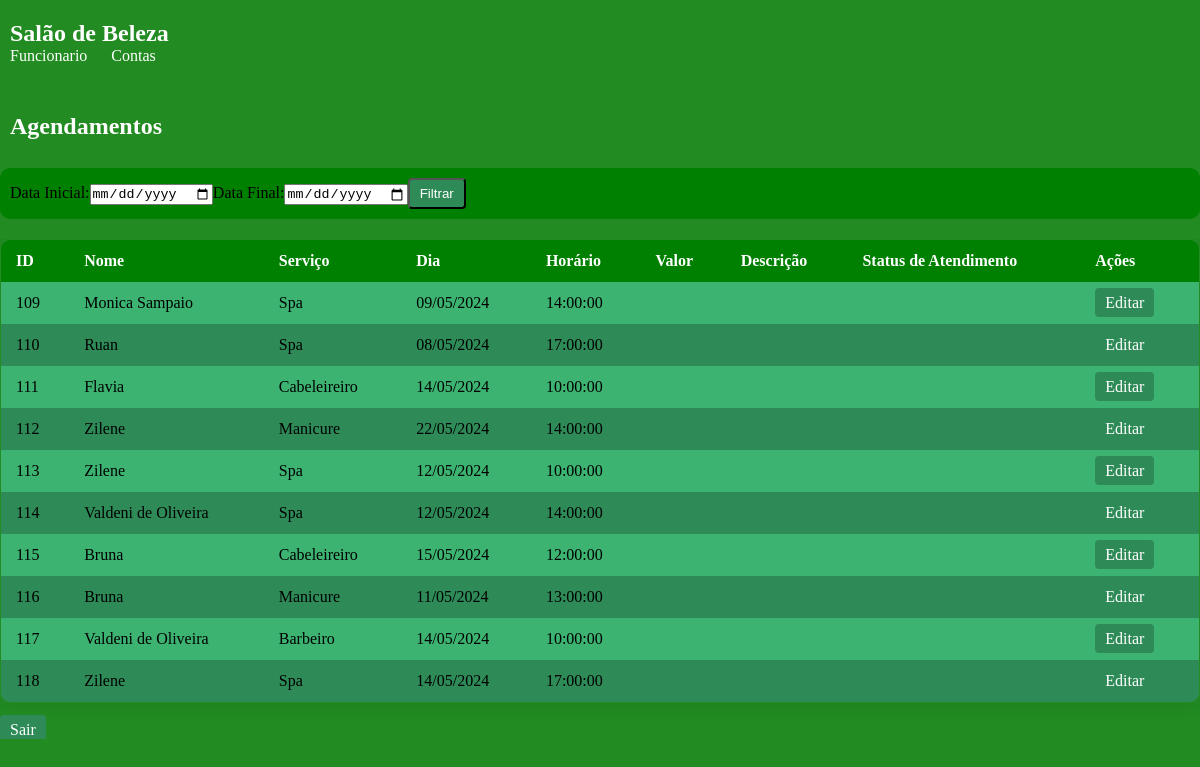
Page /most_fun.php on the earlier database version.
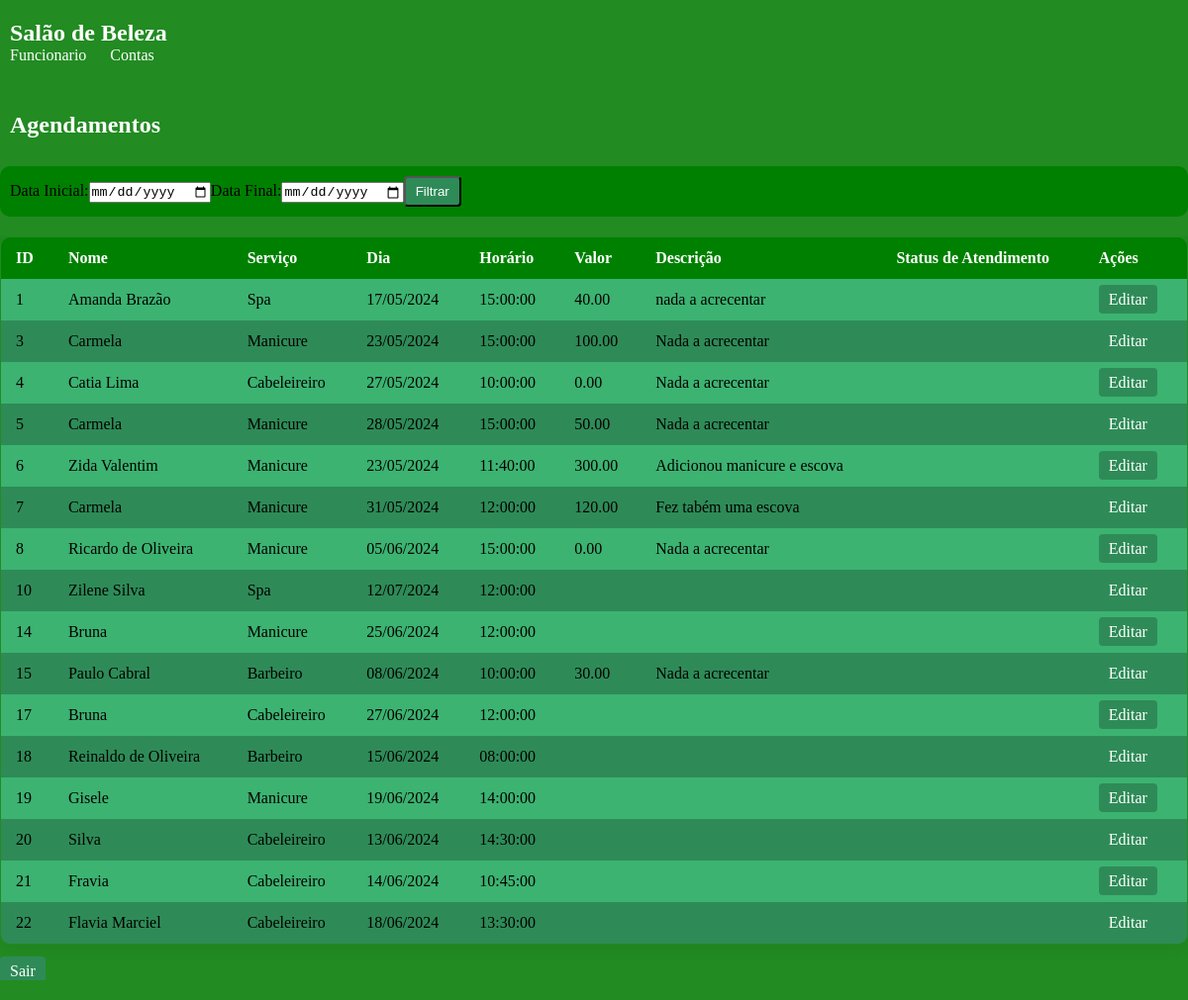
Same page on the later database version.
### tables this page shows
CREATE TABLE `cliente` (
  `id` int(11) NOT NULL,
  `Nome` varchar(255) NOT NULL,
  `Telefone` varchar(15) NOT NULL,
  `Email` varchar(255) NOT NULL,
  `Servico` enum('Barbeiro','Cabeleireiro','Manicure','Spa') NOT NULL,
  `Dia` date NOT NULL,
  `Horario` time NOT NULL,
  `Senha` varchar(255) NOT NULL,
  `Valor` decimal(10,2) DEFAULT NULL,
  `Descricao` text DEFAULT NULL,
  `Status_Atendimento` enum('Cliente Ausente','Atendido') DEFAULT NULL
);

### most_fun.php (the view, shortened to what this page needs)
<!DOCTYPE html>
<html lang="pt-br">
<head>
</head>
<body>
<header>
        <div class="cabeçario">
            <h1>Salão de Beleza</h1>
            <nav>
                <ul>
                    <li><a href="login_fun.php">Funcionario</a></li>
                    <li><a href="funcionarios.php">Contas</a></li>
                </ul>
            </nav>
        </div>
    </header>
    <br>
</body>
</html>
<?php
include_once('config.php');
$query = "SELECT * FROM cliente";
$result = mysqli_query($conexao, $query);
if(mysqli_num_rows($result) > 0) {
    echo "<h2 style='background-color: #228B22; padding: 10px; color: #fff;'>Agendamentos</h2><br>";
    echo "<form action='".$_SERVER['PHP_SELF']."' method='post' class='filter-form'>";
    echo "<label for='data_inicio'>Data Inicial:</label>";
    echo "<input type='date' id='data_inicio' name='data_inicio'>";
    echo "<label for='data_fim'>Data Final:</label>";
    echo "<input type='date' id='data_fim' name='data_fim'>";
    echo "<button type='submit' class='return-btn'>Filtrar</button>";
    echo "</form>";
    echo "<div class='table-container'>";
    echo "<table class='styled-table'>";
    echo "<thead><tr><th>ID</th><th>Nome</th><th>Serviço</th><th>Dia</th><th>Horário</th><th>Valor</th><th>Descrição</th><th>Status de Atendimento</th><th>Ações</th></tr></thead>";
    echo "<tbody>";
    $count = 0;
    while($row = mysqli_fetch_assoc($result)) {
        $count++;
        $color_class = $count % 2 == 0 ? 'even-row' : 'odd-row';
        echo "<tr class='$color_class'>";
        echo "<td>".$row['id']."</td>";
        echo "<td>".$row['Nome']."</td>";
        echo "<td>".$row['Servico']."</td>";
        echo "<td>".date('d/m/Y', strtotime($row['Dia']))."</td>";
        echo "<td>".$row['Horario']."</td>";
        echo "<td>".$row['Valor']."</td>";
        echo "<td>".$row['Descricao']."</td>";
        echo "<td>".$row['status_atendimento_id']."</td>";
        echo "<td><a class='edit-btn' href='editar_fun.php?id=".$row['id']."'>Editar</a></td>";
        echo "</tr>";
    }
    echo "</tbody>";
    echo "</table>";
    echo "<br><a class='return-btn' href='login_fun.php'>Sair</a>";
    echo "<br></div>";
} else {
    echo "<p>Não foram encontrados agendamentos para o período selecionado.</p>";
}
?>

Differences in the rows shown:
removed cliente: id "109", Nome "Monica Sampaio", Servico "Spa", Dia "09/05/2024", Horario "14:00:00"
removed cliente: id "110", Nome "Ruan", Servico "Spa", Dia "08/05/2024", Horario "17:00:00"
removed cliente: id "111", Nome "Flavia", Servico "Cabeleireiro", Dia "14/05/2024", Horario "10:00:00"
removed cliente: id "112", Nome "Zilene", Servico "Manicure", Dia "22/05/2024", Horario "14:00:00"
removed cliente: id "113", Nome "Zilene", Servico "Spa", Dia "12/05/2024", Horario "10:00:00"
removed cliente: id "114", Nome "Valdeni de Oliveira", Servico "Spa", Dia "12/05/2024", Horario "14:00:00"
removed cliente: id "115", Nome "Bruna", Servico "Cabeleireiro", Dia "15/05/2024", Horario "12:00:00"
removed cliente: id "116", Nome "Bruna", Servico "Manicure", Dia "11/05/2024", Horario "13:00:00"
removed cliente: id "117", Nome "Valdeni de Oliveira", Servico "Barbeiro", Dia "14/05/2024", Horario "10:00:00"
removed cliente: id "118", Nome "Zilene", Servico "Spa", Dia "14/05/2024", Horario "17:00:00"
added cliente: id "1", Nome "Amanda Brazão", Servico "Spa", Dia "17/05/2024", Horario "15:00:00", Valor "40.00", Descricao "nada a acrecentar"
added cliente: id "3", Nome "Carmela", Servico "Manicure", Dia "23/05/2024", Horario "15:00:00", Valor "100.00", Descricao "Nada a acrecentar"
added cliente: id "4", Nome "Catia Lima", Servico "Cabeleireiro", Dia "27/05/2024", Horario "10:00:00", Valor "0.00", Descricao "Nada a acrecentar"
added cliente: id "5", Nome "Carmela", Servico "Manicure", Dia "28/05/2024", Horario "15:00:00", Valor "50.00", Descricao "Nada a acrecentar"
added cliente: id "6", Nome "Zida Valentim", Servico "Manicure", Dia "23/05/2024", Horario "11:40:00", Valor "300.00", Descricao "Adicionou manicure e escova"
added cliente: id "7", Nome "Carmela", Servico "Manicure", Dia "31/05/2024", Horario "12:00:00", Valor "120.00", Descricao "Fez tabém uma escova"
added cliente: id "8", Nome "Ricardo de Oliveira", Servico "Manicure", Dia "05/06/2024", Horario "15:00:00", Valor "0.00", Descricao "Nada a acrecentar"
added cliente: id "10", Nome "Zilene Silva", Servico "Spa", Dia "12/07/2024", Horario "12:00:00"
added cliente: id "14", Nome "Bruna", Servico "Manicure", Dia "25/06/2024", Horario "12:00:00"
added cliente: id "15", Nome "Paulo Cabral", Servico "Barbeiro", Dia "08/06/2024", Horario "10:00:00", Valor "30.00", Descricao "Nada a acrecentar"
added cliente: id "17", Nome "Bruna", Servico "Cabeleireiro", Dia "27/06/2024", Horario "12:00:00"
added cliente: id "18", Nome "Reinaldo de Oliveira", Servico "Barbeiro", Dia "15/06/2024", Horario "08:00:00"
added cliente: id "19", Nome "Gisele", Servico "Manicure", Dia "19/06/2024", Horario "14:00:00"
added cliente: id "20", Nome "Silva", Servico "Cabeleireiro", Dia "13/06/2024", Horario "14:30:00"
added cliente: id "21", Nome "Fravia", Servico "Cabeleireiro", Dia "14/06/2024", Horario "10:45:00"
added cliente: id "22", Nome "Flavia Marciel", Servico "Cabeleireiro", Dia "18/06/2024", Horario "13:30:00"
